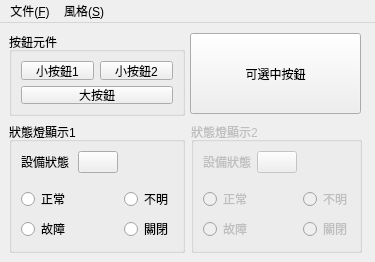
<?xml version="1.0" encoding="UTF-8"?>
<ui version="4.0">
 <class>StyleMainWindow</class>
 <widget class="QMainWindow" name="StyleMainWindow">
  <property name="geometry">
   <rect>
    <x>0</x>
    <y>0</y>
    <width>375</width>
    <height>262</height>
   </rect>
  </property>
  <property name="windowTitle">
   <string>MainWindow</string>
  </property>
  <property name="locale">
   <locale language="Chinese" country="Taiwan"/>
  </property>
  <widget class="QWidget" name="centralwidget">
   <widget class="QGroupBox" name="groupBox">
    <property name="geometry">
     <rect>
      <x>9</x>
      <y>9</y>
      <width>176</width>
      <height>84</height>
     </rect>
    </property>
    <property name="title">
     <string>按鈕元件</string>
    </property>
    <layout class="QGridLayout" name="gridLayout">
     <item row="0" column="0">
      <widget class="QPushButton" name="pushButton">
       <property name="text">
        <string>小按鈕1</string>
       </property>
      </widget>
     </item>
     <item row="0" column="1">
      <widget class="QPushButton" name="pushButton_2">
       <property name="text">
        <string>小按鈕2</string>
       </property>
      </widget>
     </item>
     <item row="1" column="0" colspan="2">
      <widget class="QPushButton" name="pushButton_3">
       <property name="sizePolicy">
        <sizepolicy hsizetype="Minimum" vsizetype="Expanding">
         <horstretch>0</horstretch>
         <verstretch>0</verstretch>
        </sizepolicy>
       </property>
       <property name="text">
        <string>大按鈕</string>
       </property>
      </widget>
     </item>
    </layout>
   </widget>
   <widget class="QPushButton" name="pushButton_4">
    <property name="geometry">
     <rect>
      <x>190</x>
      <y>10</y>
      <width>171</width>
      <height>81</height>
     </rect>
    </property>
    <property name="text">
     <string>可選中按鈕</string>
    </property>
    <property name="checkable">
     <bool>true</bool>
    </property>
   </widget>
   <widget class="QGroupBox" name="groupBox_2">
    <property name="geometry">
     <rect>
      <x>9</x>
      <y>99</y>
      <width>176</width>
      <height>131</height>
     </rect>
    </property>
    <property name="title">
     <string>狀態燈顯示1</string>
    </property>
    <layout class="QGridLayout" name="gridLayout_2">
     <item row="3" column="0">
      <widget class="QRadioButton" name="fineRadioBtn">
       <property name="text">
        <string>正常</string>
       </property>
      </widget>
     </item>
     <item row="3" column="2">
      <widget class="QRadioButton" name="unknownRadioBtn">
       <property name="text">
        <string>不明</string>
       </property>
      </widget>
     </item>
     <item row="4" column="0">
      <widget class="QRadioButton" name="faultRadioBtn">
       <property name="text">
        <string>故障</string>
       </property>
      </widget>
     </item>
     <item row="4" column="2">
      <widget class="QRadioButton" name="closedRadioBtn">
       <property name="text">
        <string>關閉</string>
       </property>
      </widget>
     </item>
     <item row="2" column="0">
      <spacer name="verticalSpacer">
       <property name="orientation">
        <enum>Qt::Vertical</enum>
       </property>
       <property name="sizeHint" stdset="0">
        <size>
         <width>20</width>
         <height>40</height>
        </size>
       </property>
      </spacer>
     </item>
     <item row="0" column="0">
      <widget class="QLabel" name="label">
       <property name="text">
        <string>設備狀態：</string>
       </property>
      </widget>
     </item>
     <item row="0" column="1">
      <widget class="CRoundPushBtn" name="statPushBtn">
       <property name="text">
        <string/>
       </property>
      </widget>
     </item>
    </layout>
   </widget>
   <widget class="QGroupBox" name="groupBox_3">
    <property name="enabled">
     <bool>false</bool>
    </property>
    <property name="geometry">
     <rect>
      <x>191</x>
      <y>99</y>
      <width>171</width>
      <height>131</height>
     </rect>
    </property>
    <property name="title">
     <string>狀態燈顯示2</string>
    </property>
    <layout class="QGridLayout" name="gridLayout_3">
     <item row="3" column="0">
      <widget class="QRadioButton" name="radioButton_4">
       <property name="text">
        <string>正常</string>
       </property>
      </widget>
     </item>
     <item row="3" column="2">
      <widget class="QRadioButton" name="radioButton_6">
       <property name="text">
        <string>不明</string>
       </property>
      </widget>
     </item>
     <item row="4" column="0">
      <widget class="QRadioButton" name="radioButton_7">
       <property name="text">
        <string>故障</string>
       </property>
      </widget>
     </item>
     <item row="4" column="2">
      <widget class="QRadioButton" name="radioButton_8">
       <property name="text">
        <string>關閉</string>
       </property>
      </widget>
     </item>
     <item row="2" column="0">
      <spacer name="verticalSpacer_2">
       <property name="orientation">
        <enum>Qt::Vertical</enum>
       </property>
       <property name="sizeHint" stdset="0">
        <size>
         <width>20</width>
         <height>40</height>
        </size>
       </property>
      </spacer>
     </item>
     <item row="0" column="0">
      <widget class="QLabel" name="label_2">
       <property name="text">
        <string>設備狀態：</string>
       </property>
      </widget>
     </item>
     <item row="0" column="1">
      <widget class="QPushButton" name="pushButton_6">
       <property name="text">
        <string/>
       </property>
      </widget>
     </item>
    </layout>
   </widget>
  </widget>
  <widget class="QMenuBar" name="menubar">
   <property name="geometry">
    <rect>
     <x>0</x>
     <y>0</y>
     <width>375</width>
     <height>22</height>
    </rect>
   </property>
   <widget class="QMenu" name="menu_F">
    <property name="title">
     <string>文件(&amp;F)</string>
    </property>
    <addaction name="action_X"/>
   </widget>
   <widget class="QMenu" name="menu_S">
    <property name="title">
     <string>風格(&amp;S)</string>
    </property>
    <addaction name="action_1"/>
    <addaction name="action_2"/>
    <addaction name="action_3"/>
   </widget>
   <addaction name="menu_F"/>
   <addaction name="menu_S"/>
  </widget>
  <action name="action_X">
   <property name="text">
    <string>退出(&amp;X)</string>
   </property>
  </action>
  <action name="action_1">
   <property name="text">
    <string>風格1</string>
   </property>
  </action>
  <action name="action_2">
   <property name="text">
    <string>風格2</string>
   </property>
  </action>
  <action name="action_3">
   <property name="text">
    <string>風格3</string>
   </property>
  </action>
 </widget>
 <customwidgets>
  <customwidget>
   <class>CRoundPushBtn</class>
   <extends>QPushButton</extends>
   <header location="global">RoundPushBtn.h</header>
  </customwidget>
 </customwidgets>
 <resources/>
 <connections/>
</ui>
